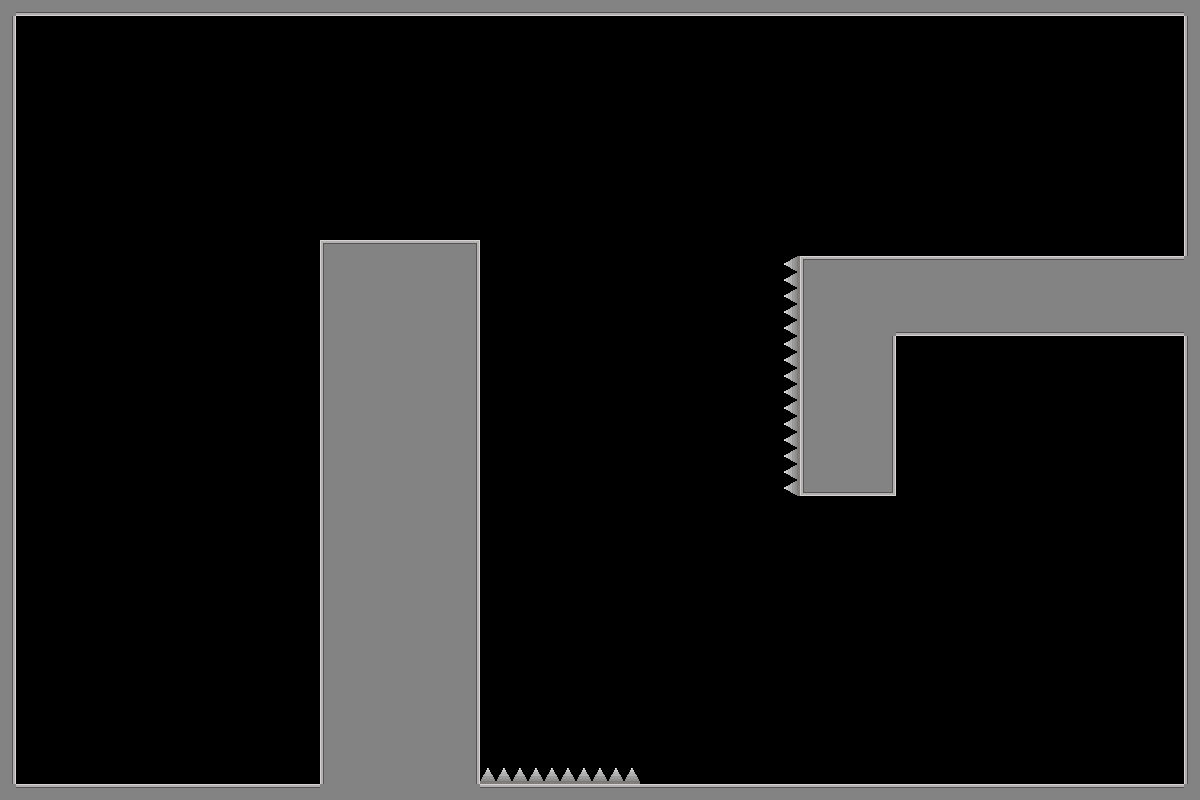

Tiled map render using the project's own tile images. Description and the map definition, with tile-layer contents summarised, below:
An orthogonal 75x50 tile map with 16x16 px tiles, 1 tile layer (Tile Layer 1) and 5 objects (2x mini_star, reverse_rotation, clock, slow_time).

<map version="1.10" tiledversion="1.12.2" orientation="orthogonal" renderorder="right-down" width="75" height="50" tilewidth="16" tileheight="16" infinite="0" nextlayerid="3" nextobjectid="6">
 <tileset firstgid="1" source="place_holder_tileset.tsx" />
 <layer id="1" name="Tile Layer 1" width="75" height="50">
  <data>[3750 cells, 791 non-empty, 11 distinct tile ids]</data>
 </layer>
 <objectgroup id="2" name="object_layer">
  <object id="1" name="mini_star" x="357.956" y="143.207" width="90" height="90">
   <properties>
    <property name="obj_type" value="mini_star" />
   </properties>
  </object>
  <object id="2" name="mini_star" x="953.944" y="128.729" width="90" height="90">
   <properties>
    <property name="obj_type" value="mini_star" />
   </properties>
  </object>
  <object id="3" name="reverse_rotation" x="677.492" y="281.775" width="100" height="100">
   <properties>
    <property name="ability_type" value="reverse_rotation" />
   </properties>
  </object>
  <object id="4" name="time_stop" type="clock" x="116.839" y="137.349" width="80" height="80">
   <properties>
    <property name="ability_type" value="clock" />
   </properties>
   <ellipse />
  </object>
  <object id="5" name="slow_time" x="488.776" y="275.917" width="60" height="90">
   <properties>
    <property name="ability_type" value="slow_time" />
   </properties>
  </object>
 </objectgroup>
</map>
